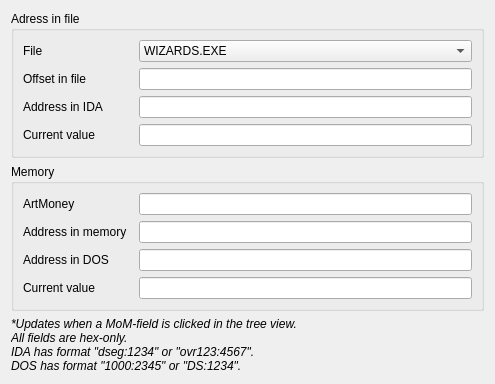
<?xml version="1.0" encoding="UTF-8"?>
<ui version="4.0">
 <class>DialogCalculatorAddress</class>
 <widget class="QDialog" name="DialogCalculatorAddress">
  <property name="geometry">
   <rect>
    <x>0</x>
    <y>0</y>
    <width>495</width>
    <height>377</height>
   </rect>
  </property>
  <property name="windowTitle">
   <string>Address Calculator</string>
  </property>
  <layout class="QGridLayout" name="gridLayout">
   <item row="0" column="0">
    <widget class="QGroupBox" name="groupBox">
     <property name="title">
      <string>Adress in file</string>
     </property>
     <layout class="QFormLayout" name="formLayout">
      <item row="0" column="0">
       <widget class="QLabel" name="label_8">
        <property name="text">
         <string>File</string>
        </property>
       </widget>
      </item>
      <item row="0" column="1">
       <widget class="QComboBox" name="comboBox_File">
        <property name="currentIndex">
         <number>2</number>
        </property>
        <item>
         <property name="text">
          <string>(None)</string>
         </property>
        </item>
        <item>
         <property name="text">
          <string>MAGIC.EXE</string>
         </property>
        </item>
        <item>
         <property name="text">
          <string>WIZARDS.EXE</string>
         </property>
        </item>
       </widget>
      </item>
      <item row="1" column="0">
       <widget class="QLabel" name="label">
        <property name="minimumSize">
         <size>
          <width>110</width>
          <height>0</height>
         </size>
        </property>
        <property name="text">
         <string>Offset in file</string>
        </property>
       </widget>
      </item>
      <item row="1" column="1">
       <widget class="QLineEdit" name="lineEdit_OffsetExe"/>
      </item>
      <item row="2" column="0">
       <widget class="QLabel" name="label_2">
        <property name="minimumSize">
         <size>
          <width>0</width>
          <height>0</height>
         </size>
        </property>
        <property name="text">
         <string>Address in IDA</string>
        </property>
       </widget>
      </item>
      <item row="2" column="1">
       <widget class="QLineEdit" name="lineEdit_OffsetIDA"/>
      </item>
      <item row="3" column="0">
       <widget class="QLabel" name="label_6">
        <property name="text">
         <string>Current value</string>
        </property>
       </widget>
      </item>
      <item row="3" column="1">
       <widget class="QLineEdit" name="lineEdit_CurrentFileValue"/>
      </item>
     </layout>
    </widget>
   </item>
   <item row="3" column="0">
    <widget class="QLabel" name="label_7">
     <property name="font">
      <font>
       <pointsize>9</pointsize>
       <italic>true</italic>
      </font>
     </property>
     <property name="text">
      <string>*Updates when a MoM-field is clicked in the tree view.
All fields are hex-only.
IDA has format &quot;dseg:1234&quot; or &quot;ovr123:4567&quot;.
DOS has format &quot;1000:2345&quot; or &quot;DS:1234&quot;.</string>
     </property>
     <property name="textFormat">
      <enum>Qt::PlainText</enum>
     </property>
    </widget>
   </item>
   <item row="2" column="0">
    <widget class="QGroupBox" name="groupBox_2">
     <property name="title">
      <string>Memory</string>
     </property>
     <layout class="QGridLayout" name="gridLayout_2">
      <item row="0" column="0">
       <widget class="QLabel" name="label_9">
        <property name="minimumSize">
         <size>
          <width>110</width>
          <height>0</height>
         </size>
        </property>
        <property name="text">
         <string>ArtMoney</string>
        </property>
       </widget>
      </item>
      <item row="0" column="1">
       <widget class="QLineEdit" name="lineEdit_ArtmoneyData">
        <property name="readOnly">
         <bool>true</bool>
        </property>
       </widget>
      </item>
      <item row="1" column="0">
       <widget class="QLabel" name="label_3">
        <property name="minimumSize">
         <size>
          <width>110</width>
          <height>0</height>
         </size>
        </property>
        <property name="text">
         <string>Address in memory</string>
        </property>
       </widget>
      </item>
      <item row="1" column="1">
       <widget class="QLineEdit" name="lineEdit_OffsetMem"/>
      </item>
      <item row="2" column="0">
       <widget class="QLabel" name="label_4">
        <property name="text">
         <string>Address in DOS</string>
        </property>
       </widget>
      </item>
      <item row="2" column="1">
       <widget class="QLineEdit" name="lineEdit_OffsetDOS"/>
      </item>
      <item row="3" column="0">
       <widget class="QLabel" name="label_5">
        <property name="text">
         <string>Current value</string>
        </property>
       </widget>
      </item>
      <item row="3" column="1">
       <widget class="QLineEdit" name="lineEdit_CurrentMemValue"/>
      </item>
     </layout>
    </widget>
   </item>
  </layout>
 </widget>
 <resources/>
 <connections/>
</ui>
